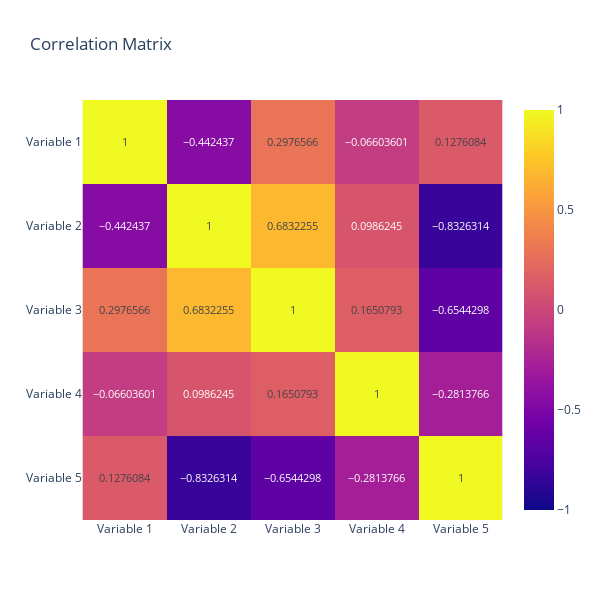

Notebook cell for this chart:
### Markdown cell above
4. Alternatively, set the dimensions of the figure manually using `height` and `width`

### Code cell
fig = px.imshow(correlation_matrix, text_auto=True,  
                height = 600, width = 600,
                color_continuous_midpoint = 0.0,
                range_color=[-1, 1],
                title="Correlation Matrix"
                )
fig.show()

### Figure 1 — Plotly figure (JSON) as saved in the notebook; plotly's stock layout.template omitted (floating-point values rounded to 4 significant figures)
{"data": [{"coloraxis": "coloraxis", "hovertemplate": "x: %{x}<br>y: %{y}<br>color: %{z}<extra></extra>", "name": "0", "texttemplate": "%{z}", "type": "heatmap", "x": ["Variable 1", "Variable 2", "Variable 3", "Variable 4", "Variable 5"], "xaxis": "x", "y": ["Variable 1", "Variable 2", "Variable 3", "Variable 4", "Variable 5"], "yaxis": "y", "z": [[1, -0.4424, 0.2977, -0.06604, 0.1276], [-0.4424, 1, 0.6832, 0.09862, -0.8326], [0.2977, 0.6832, 1, 0.1651, -0.6544], [-0.06604, 0.09862, 0.1651, 1, -0.2814], [0.1276, -0.8326, -0.6544, -0.2814, 1]]}], "layout": {"coloraxis": {"cmax": 1, "cmid": 0, "cmin": -1, "colorscale": [[0, "#0d0887"], [0.1111, "#46039f"], [0.2222, "#7201a8"], [0.3333, "#9c179e"], [0.4444, "#bd3786"], [0.5556, "#d8576b"], [0.6667, "#ed7953"], [0.7778, "#fb9f3a"], [0.8889, "#fdca26"], [1, "#f0f921"]]}, "height": 600, "title": {"text": "Correlation Matrix"}, "width": 600, "xaxis": {"anchor": "y", "constrain": "domain", "domain": [0, 1], "scaleanchor": "y"}, "yaxis": {"anchor": "x", "autorange": "reversed", "constrain": "domain", "domain": [0, 1]}}}
